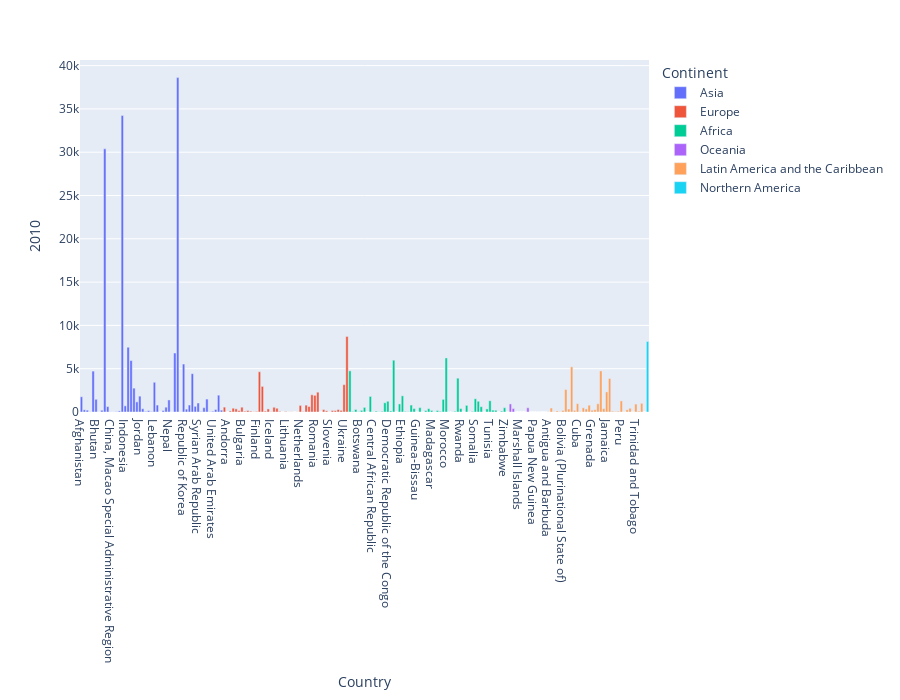

Notebook code cell kept with this figure:
### Code cell
px.bar(canada, x=canada.index, y='2010', color='Continent',height=700)

### Figure 1 — Plotly figure (JSON) as saved in the notebook; plotly's stock layout.template omitted (floating-point values rounded to 4 significant figures)
{"data": [{"alignmentgroup": "True", "hovertemplate": "Continent=Asia<br>Country=%{x}<br>2010=%{y}<extra></extra>", "legendgroup": "Asia", "marker": {"color": "#636efa", "pattern": {"shape": ""}}, "name": "Asia", "offsetgroup": "Asia", "orientation": "v", "showlegend": true, "textposition": "auto", "type": "bar", "x": ["Afghanistan", "Armenia", "Azerbaijan", "Bahrain", "Bangladesh", "Bhutan", "Brunei Darussalam", "Cambodia", "China", "China, Hong Kong Special Administrative Region", "China, Macao Special Administrative Region", "Cyprus", "Democratic People's Republic of Korea", "Georgia", "India", "Indonesia", "Iran (Islamic Republic of)", "Iraq", "Israel", "Japan", "Jordan", "Kazakhstan", "Kuwait", "Kyrgyzstan", "Lao People's Democratic Republic", "Lebanon", "Malaysia", "Maldives", "Mongolia", "Myanmar", "Nepal", "Oman", "Pakistan", "Philippines", "Qatar", "Republic of Korea", "Saudi Arabia", "Singapore", "Sri Lanka", "State of Palestine", "Syrian Arab Republic", "Tajikistan", "Thailand", "Turkey", "Turkmenistan", "United Arab Emirates", "Uzbekistan", "Viet Nam", "Yemen"], "xaxis": "x", "y": [1758, 252, 209, 28, 4721, 1464, 12, 200, 30391, 623, 21, 18, 45, 126, 34235, 712, 7477, 5941, 2755, 1168, 1831, 377, 67, 157, 54, 3432, 802, 4, 169, 556, 1392, 14, 6811, 38617, 18, 5537, 330, 805, 4422, 654, 1039, 52, 499, 1492, 30, 86, 289, 1942, 211], "yaxis": "y"}, {"alignmentgroup": "True", "hovertemplate": "Continent=Europe<br>Country=%{x}<br>2010=%{y}<extra></extra>", "legendgroup": "Europe", "marker": {"color": "#EF553B", "pattern": {"shape": ""}}, "name": "Europe", "offsetgroup": "Europe", "orientation": "v", "showlegend": true, "textposition": "auto", "type": "bar", "x": ["Albania", "Andorra", "Austria", "Belarus", "Belgium", "Bosnia and Herzegovina", "Bulgaria", "Croatia", "Czech Republic", "Denmark", "Estonia", "Finland", "France", "Germany", "Greece", "Hungary", "Iceland", "Ireland", "Italy", "Latvia", "Liechtenstein", "Lithuania", "Luxembourg", "Malta", "Monaco", "Montenegro", "Netherlands", "Norway", "Poland", "Portugal", "Republic of Moldova", "Romania", "Russian Federation", "San Marino", "Serbia", "Slovakia", "Slovenia", "Spain", "Sweden", "Switzerland", "The former Yugoslav Republic of Macedonia", "Ukraine", "United Kingdom of Great Britain and Northern Ireland"], "xaxis": "x", "y": [561, 0, 124, 438, 363, 168, 556, 91, 168, 92, 28, 63, 4646, 2956, 101, 354, 30, 547, 434, 70, 0, 57, 8, 17, 4, 14, 759, 46, 795, 629, 1988, 1922, 2288, 1, 271, 135, 12, 174, 159, 285, 188, 3159, 8724], "yaxis": "y"}, {"alignmentgroup": "True", "hovertemplate": "Continent=Africa<br>Country=%{x}<br>2010=%{y}<extra></extra>", "legendgroup": "Africa", "marker": {"color": "#00cc96", "pattern": {"shape": ""}}, "name": "Africa", "offsetgroup": "Africa", "orientation": "v", "showlegend": true, "textposition": "auto", "type": "bar", "x": ["Algeria", "Angola", "Benin", "Botswana", "Burkina Faso", "Burundi", "Cabo Verde", "Cameroon", "Central African Republic", "Chad", "Comoros", "Congo", "Côte d'Ivoire", "Democratic Republic of the Congo", "Djibouti", "Egypt", "Equatorial Guinea", "Eritrea", "Ethiopia", "Gabon", "Gambia", "Ghana", "Guinea", "Guinea-Bissau", "Kenya", "Lesotho", "Liberia", "Libya", "Madagascar", "Malawi", "Mali", "Mauritania", "Mauritius", "Morocco", "Mozambique", "Namibia", "Niger", "Nigeria", "Rwanda", "Sao Tome and Principe", "Senegal", "Seychelles", "Sierra Leone", "Somalia", "South Africa", "Sudan", "Swaziland", "Togo", "Tunisia", "Uganda", "United Republic of Tanzania", "Western Sahara", "Zambia", "Zimbabwe"], "xaxis": "x", "y": [4752, 61, 290, 42, 186, 529, 3, 1800, 26, 98, 22, 75, 1066, 1239, 123, 5982, 4, 931, 1865, 64, 37, 802, 395, 2, 507, 7, 162, 384, 178, 28, 170, 74, 1455, 6242, 7, 16, 80, 3906, 396, 2, 765, 10, 63, 1528, 1238, 612, 3, 354, 1299, 216, 200, 0, 102, 494], "yaxis": "y"}, {"alignmentgroup": "True", "hovertemplate": "Continent=Oceania<br>Country=%{x}<br>2010=%{y}<extra></extra>", "legendgroup": "Oceania", "marker": {"color": "#ab63fa", "pattern": {"shape": ""}}, "name": "Oceania", "offsetgroup": "Oceania", "orientation": "v", "showlegend": true, "textposition": "auto", "type": "bar", "x": ["American Samoa", "Australia", "Fiji", "Kiribati", "Marshall Islands", "Nauru", "New Caledonia", "New Zealand", "Palau", "Papua New Guinea", "Samoa", "Tonga", "Tuvalu", "Vanuatu"], "xaxis": "x", "y": [0, 933, 398, 0, 0, 0, 0, 490, 0, 3, 5, 5, 0, 0], "yaxis": "y"}, {"alignmentgroup": "True", "hovertemplate": "Continent=Latin America and the Caribbean<br>Country=%{x}<br>2010=%{y}<extra></extra>", "legendgroup": "Latin America and the Caribbean", "marker": {"color": "#FFA15A", "pattern": {"shape": ""}}, "name": "Latin America and the Caribbean", "offsetgroup": "Latin America and the Caribbean", "orientation": "v", "showlegend": true, "textposition": "auto", "type": "bar", "x": ["Antigua and Barbuda", "Argentina", "Bahamas", "Barbados", "Belize", "Bolivia (Plurinational State of)", "Brazil", "Chile", "Colombia", "Costa Rica", "Cuba", "Dominica", "Dominican Republic", "Ecuador", "El Salvador", "Grenada", "Guatemala", "Guyana", "Haiti", "Honduras", "Jamaica", "Mexico", "Nicaragua", "Panama", "Paraguay", "Peru", "Saint Kitts and Nevis", "Saint Lucia", "Saint Vincent and the Grenadines", "Suriname", "Trinidad and Tobago", "Uruguay", "Venezuela (Bolivarian Republic of)"], "xaxis": "x", "y": [27, 459, 25, 121, 39, 180, 2598, 340, 5218, 190, 961, 43, 479, 353, 787, 208, 266, 953, 4744, 386, 2321, 3865, 94, 65, 89, 1283, 22, 249, 434, 13, 915, 93, 998], "yaxis": "y"}, {"alignmentgroup": "True", "hovertemplate": "Continent=Northern America<br>Country=%{x}<br>2010=%{y}<extra></extra>", "legendgroup": "Northern America", "marker": {"color": "#19d3f3", "pattern": {"shape": ""}}, "name": "Northern America", "offsetgroup": "Northern America", "orientation": "v", "showlegend": true, "textposition": "auto", "type": "bar", "x": ["Canada", "United States of America"], "xaxis": "x", "y": [0, 8142], "yaxis": "y"}], "layout": {"barmode": "relative", "height": 700, "legend": {"title": {"text": "Continent"}, "tracegroupgap": 0}, "margin": {"t": 60}, "xaxis": {"anchor": "y", "domain": [0, 1], "title": {"text": "Country"}}, "yaxis": {"anchor": "x", "domain": [0, 1], "title": {"text": "2010"}}}}
